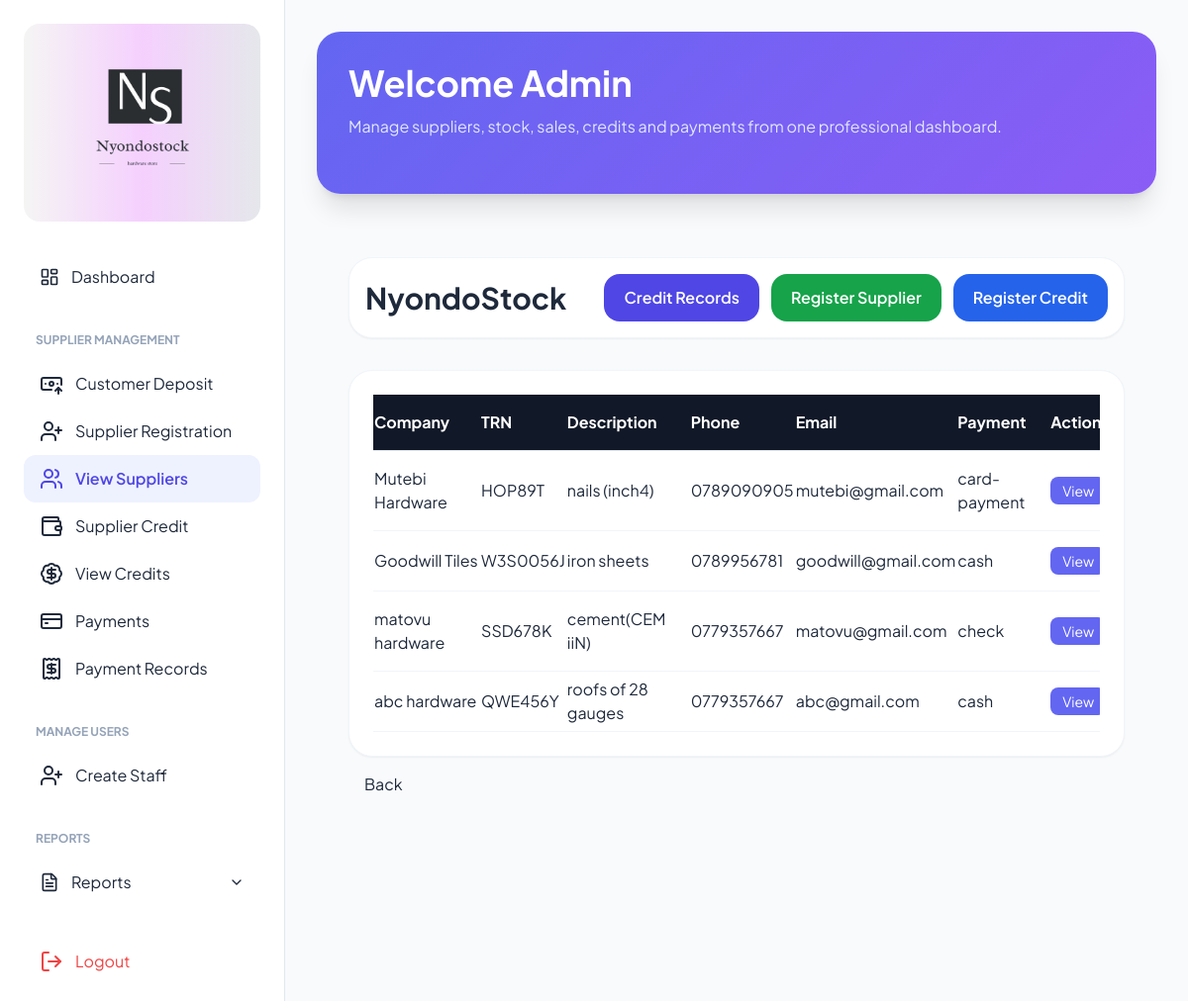
Screenshot of /supplier/list/ with the database file from the repository.
### nyondoapp/models.py (models this page shows, shortened)
class Supplier(models.Model):
    company_name = models.CharField(max_length=100, blank=False)
    email = models.EmailField(blank=True)
    location = models.CharField(max_length=100, blank=False)
    TRN = models.CharField(max_length=50, blank=False, unique=True)
    phone = models.CharField(max_length=15, validators=[validate_ug_phone])
    product_description = models.TextField(blank=False)
    payment_option = models.CharField(max_length=50, blank=False)

### nyondoapp/views.py (the view)
# urls.py: path('supplier/list/', views.supplier_list, name='supplier_list'),
def supplier_list(request):
    suppliers = Supplier.objects.all().order_by('-id')
    return render(request, 'account/supplier_list.html', {'suppliers': suppliers})

### nyondoapp/templates/account/supplier_list.html (shortened to what this page needs)
{% extends 'base.html' %}
{% load static %}
{% block content %}
    <div class="min-h-screen p-4 lg:p-8">
      <nav
        class="bg-white rounded-3xl shadow-sm border border-slate-100 p-4 mb-8"
      >
        <div
          class="flex flex-col lg:flex-row lg:items-center lg:justify-between gap-4"
        >
          <div>
            <h2 class="text-3xl font-bold text-slate-800">NyondoStock</h2>
          </div>
          <div class="flex flex-wrap gap-3">
            <a
              href="{% url 'supplier_credit_table' %}"
              class="bg-indigo-600 hover:bg-indigo-700 text-white px-5 py-3 rounded-2xl font-semibold transition"
            >
              Credit Records
            </a>
            <a
              href="{% url 'supplier_registration' %}"
              class="bg-green-600 hover:bg-green-700 text-white px-5 py-3 rounded-2xl font-semibold transition"
            >
              Register Supplier
            </a>
            <a
              href="{% url 'supplier_credit_register' %}"
              class="bg-blue-600 hover:bg-blue-700 text-white px-5 py-3 rounded-2xl font-semibold transition"
            >
              Register Credit
            </a>
          </div>
        </div>
      </nav>
      <div class="bg-white rounded-3xl p-6 shadow-sm border border-slate-100">
        <div class="overflow-x-auto">
          <table class="w-full min-w-[900px]">
            <thead class="bg-gray-900 text-white">
              <tr class="border-b border-slate-200">
                <th class="text-left py-4">Company</th>
                <th class="text-left py-4">TRN</th>
                <th class="text-left py-4">Description</th>
                <th class="text-left py-4">Phone</th>
                <th class="text-left py-4">Email</th>
                <th class="text-left py-4">Payment</th>
                <th class="text-left py-4">Action</th>
              </tr>
            </thead>
            <tbody>
              {% for supplier in suppliers %}
              <tr class="border-b border-slate-100 hover:bg-slate-50">
                <td class="py-4">{{ supplier.company_name }}</td>
                <td>{{ supplier.TRN }}</td>
                <td>{{ supplier.product_description }}</td>
                <td>{{ supplier.phone }}</td>
                <td>{{ supplier.email }}</td>
                <td>{{ supplier.payment_option }}</td>
                <td class="py-4">
                  <div class="flex gap-2">
                    <a
                      href="{% url 'view_supplier' supplier.id %}"
                      class="bg-indigo-500 text-white px-3 py-1 rounded-lg text-sm"
                    >
                      View
                    </a>
                  </div>
                </td>
              </tr>
              {% empty %}
              <tr>
                <td colspan="7" class="text-center py-6 text-slate-500">
                  No suppliers registered yet.
                </td>
              </tr>
              {% endfor %}
            </tbody>
          </table>
        </div>
      </div>
      <div class="buttons d-flex justify-content-center gap-3 mt-4">
        <a href="{% url 'dashboard_redirect' %}" class="btn btn-secondary px-4">Back</a>
      </div>
    </div>
  </body>
  {% endblock %}

### nyondoapp/templates/base.html (style rules this page uses)
body { font-family: "Plus Jakarta Sans", sans-serif; background-color: #f8fafc; }

### rows the page displays
Supplier: company_name "Mutebi Hardware", TRN "HOP89T", product_description "nails (inch4)", phone "0789090905", email "mutebi@gmail.com", payment_option "card-payment"
Supplier: company_name "Goodwill Tiles", TRN "W3S0056J", product_description "iron sheets", phone "0789956781", email "goodwill@gmail.com", payment_option "cash"
Supplier: company_name "matovu hardware", TRN "SSD678K", product_description "cement(CEM iiN)", phone "0779357667", email "matovu@gmail.com", payment_option "check"
Supplier: company_name "abc hardware", TRN "QWE456Y", product_description "roofs of 28 gauges", phone "0779357667", email "abc@gmail.com", payment_option "cash"
